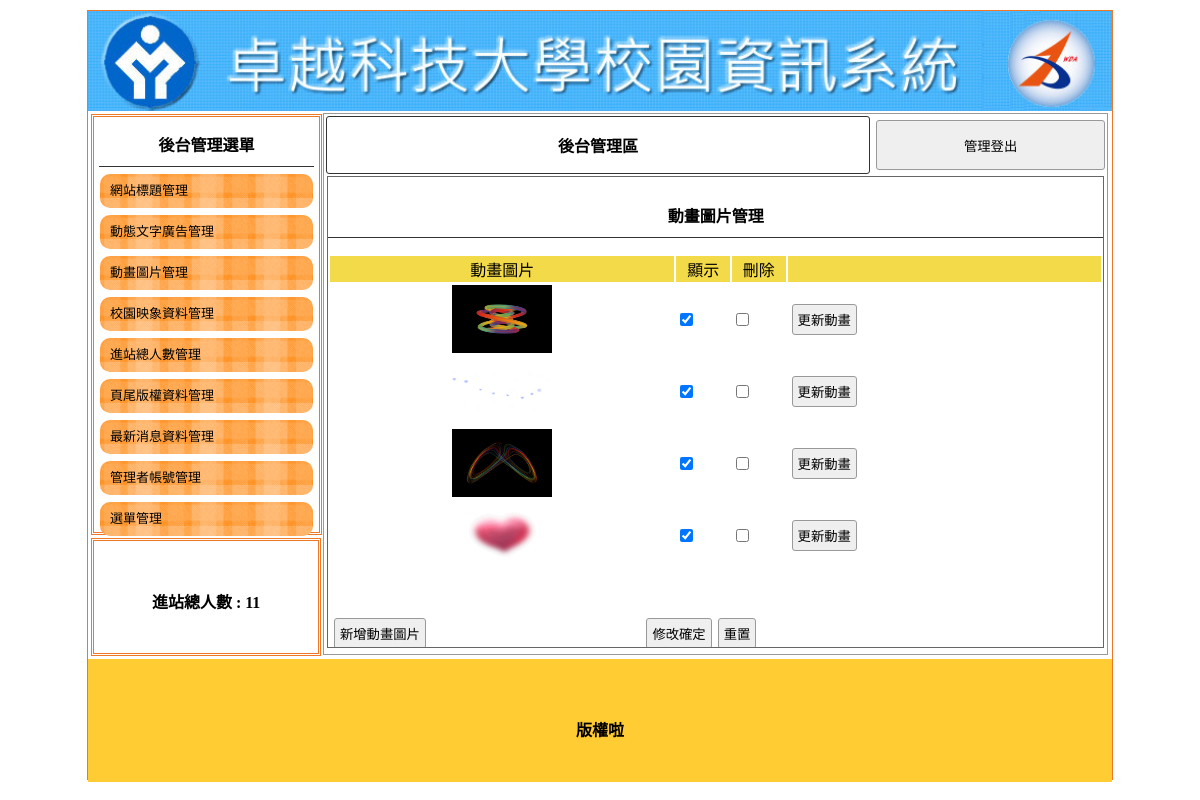
The page /backend.php?do=mvim on the database its author committed.
### tables this page shows
CREATE TABLE `home` (
  `id` int(10) UNSIGNED NOT NULL,
  `img` text NOT NULL,
  `text` text NOT NULL,
  `sh` int(11) NOT NULL DEFAULT 0
);

CREATE TABLE `total` (
  `id` int(10) UNSIGNED NOT NULL,
  `total` int(11) NOT NULL
);

CREATE TABLE `mvim` (
  `id` int(10) UNSIGNED NOT NULL,
  `img` text NOT NULL,
  `sh` int(11) NOT NULL DEFAULT 1
);

CREATE TABLE `bottom` (
  `id` int(10) UNSIGNED NOT NULL,
  `text` text NOT NULL
);

### base.php (called while the page is built, shortened)
<?php session_start();
class DB
{
  private $dns = "mysql:host=localhost;charset=utf8;dbname=db01-2", $table, $pdo, $root = "root", $pw = '';
  function __construct($table)
  {
    $this->table = $table;
    $this->pdo = new PDO($this->dns, $this->root, $this->pw);
  }
  function all(...$arg)
  {
    $sql = "SELECT * FROM $this->table ";
    return $this->pdo->query($sql)->fetchAll();
  }
  function find($id)
  {
    $sql = "SELECT * FROM $this->table ";
    if (is_array($id)) {
      foreach ($id as $k => $v) {
        $tmp[] = sprintf("`%s` = '%s'", $k, $v);
      }
      $sql = $sql . " WHERE " . implode(" && ", $tmp);
    } else {
      $sql = $sql ." WHERE `id` = '$id'";
    }
    return $this->pdo->query($sql)->fetch(PDO::FETCH_ASSOC);
  }
  function save($ar)
  {
    if (isset($ar['id'])) {
      foreach ($ar as $k => $v) {
        if($k != 'id')$tmp[] = sprintf("`%s` = '%s'", $k, $v);
      }
      $sql ="UPDATE $this->table SET " . implode(" , ", $tmp) . " WHERE `id` = '{$ar['id']}'";
    } else {
      $sql ="INSERT INTO $this->table (`".implode("`,`",array_keys($ar)) . "`) VALUES ('" .implode("','",$ar) ."')" ;
    }
    return $this->pdo->exec($sql);
  }
}
$Home=new DB('home');
$Mvim=new DB('mvim');
$Total=new DB('total');
$Bottom=new DB('bottom');

### back/mvim.php (the view, shortened to what this page needs)
    <div style="width:99%; height:87%; margin:auto; overflow:auto; border:#666 1px solid;">
      <p class="t cent botli">動畫圖片管理</p>
      <form method="post" action="../api/manage.php">
        <table width="100%">
          <tbody>
            <tr class="yel">
              <td width="45%">動畫圖片</td>
              <td width="7%">顯示</td>
              <td width="7%">刪除</td>
              <td></td>
            </tr>
            <?php $rows=$Mvim->all();
              foreach($rows as $row){
                printf('<tr> <td class="cent"><img src="../icon/%s" style="width: 100px;height:68px"></td>',$row['img']);
                printf('<td><input type="checkbox" name="sh[]" value="%s" %s></td>',$row['id'],($row['sh']==1)?'checked':'');
                printf('<td><input type="checkbox" name="del[]" value="%s"><input type="hidden" name="id[]" value="%s"></td>',$row['id'],$row['id']);
                printf('<td><input type="button" onclick="op(\'#cover\',\'#cvr\',\'%s\')" value="更新動畫"></td></tr>','../window/mvim.php?id='.$row['id']);
              }
            ?>
          </tbody>
        </table>
        <table style="margin-top:40px; width:70%;">
          <tbody>
            <tr>
              <td width="200px"><input type="button" onclick="op('#cover','#cvr','../window/mvim.php')" value="新增動畫圖片"></td>
              <td class="cent"><input type="submit" value="修改確定"><input type="reset" value="重置"></td>
            </tr>
          </tbody>
        </table>
      </form>
    </div>
</div>

### backend.php (shortened to what this page needs)
<?php include_once 'base.php' ?>
<!DOCTYPE html PUBLIC "-//W3C//DTD XHTML 1.0 Transitional//EN" "http://www.w3.org/TR/xhtml1/DTD/xhtml1-transitional.dtd">
<html xmlns="http://www.w3.org/1999/xhtml">
<head>
  <link href="css.css" rel="stylesheet" type="text/css">
</head>
<body>
  <div id="main">
    <a title="" href="/index.php">
      <div class="ti" style="background:url('./icon/<?=$Home->find(['sh'=>1])['img']?>'); background-size:cover;"></div>
    </a>
    <div id="ms">
      <div id="lf" style="float:left;">
        <div id="menuput" class="dbor">
          <span class="t botli">後台管理選單</span>
          <a style="color:#000; font-size:13px; text-decoration:none;" href="?do=home">
            <div class="mainmu">
              網站標題管理 </div>
          </a>
          <a style="color:#000; font-size:13px; text-decoration:none;" href="?do=ad">
            <div class="mainmu">
              動態文字廣告管理 </div>
          </a>
          <a style="color:#000; font-size:13px; text-decoration:none;" href="?do=mvim">
            <div class="mainmu">
              動畫圖片管理 </div>
          </a>
          <a style="color:#000; font-size:13px; text-decoration:none;" href="?do=image">
            <div class="mainmu">
              校園映象資料管理 </div>
          </a>
          <a style="color:#000; font-size:13px; text-decoration:none;" href="?do=total">
            <div class="mainmu">
              進站總人數管理 </div>
          </a>
          <a style="color:#000; font-size:13px; text-decoration:none;" href="?do=bottom">
            <div class="mainmu">
              頁尾版權資料管理 </div>
          </a>
          <a style="color:#000; font-size:13px; text-decoration:none;" href="?do=news">
            <div class="mainmu">
              最新消息資料管理 </div>
          </a>
          <a style="color:#000; font-size:13px; text-decoration:none;" href="?do=admin">
            <div class="mainmu">
              管理者帳號管理 </div>
          </a>
          <a style="color:#000; font-size:13px; text-decoration:none;" href="?do=menu">
            <div class="mainmu">
              選單管理 </div>
          </a>
        </div>
        <div class="dbor" style="margin:3px; width:95%; height:20%; line-height:100px;">
          <span class="t">進站總人數 :
          <?=$Total->find(1)['total']?> </span>
        </div>
      </div>
      <div class="di" style="height:540px; border:#999 1px solid; width:76.5%; margin:2px 0px 0px 0px; float:left; position:relative; left:20px;">
        <table width="100%">
          <tbody>
            <tr>
              <td style="width:70%;font-weight:800; border:#333 1px solid; border-radius:3px;" class="cent"><a href="?do=admin" style="color:#000; text-decoration:none;">後台管理區</a></td>
              <td><button onclick="document.cookie='user=';location.replace('/index.php')" style="width:99%; margin-right:2px; height:50px;">管理登出</button></td>
            </tr>
          </tbody>
        </table>
      <?php
        $do=$_GET['do']??'home';
        $file= "back/$do.php";
        include_once file_exists($file)?$file:'back/home.php';
      ?>
      </div>
    <div style="width:1024px; left:0px; position:relative; background:#FC3; margin-top:4px; height:123px; display:block;">
      <span class="t" style="line-height:123px;"><?=$Bottom->find(1)['text']?></span>
    </div>
  </div>
</body>
</html>

### css.css (style rules this page uses)
body { padding:0px; margin:0px; }
#main { width:1024px; height:768px; margin:10px auto 10px auto; border:#EE7728 1px solid; position:relative; }
.ti { width:100%; height:100px; position:relative; background-size:cover; background-repeat:no-repeat; }
.dbor { border:#EE7728 double 3px; margin:1px; padding:2px 10px 2px 10px; }
.t { font-weight:800; display:block; text-align:center; padding:10px 1px 10px 1px; }
.botli { border-bottom:#333 1px solid; }
.mainmu { position:relative; border-radius:10px; background:url(icon/menu.fw.png) center no-repeat; background-size:cover; line-height:30px; padding:2px 10px 2px 10px; margin:7px 1px 7px 1px; }
#lf { height:540px; width:21%; display:inline-block; }
#menuput { width:100%; height:75%; position:relative; padding:5px; display:block; margin: 3px; }
.di { display:inline-block; }
.cent { text-align:center; }
input,button { border:#999 1px solid; border-radius:3px; background:#EFEFEF; padding:5px; margin:3px; }
.yel td { background:#F3DA49; text-align:center; }

### rows shown on the page
home: img (picture)
total: total "11"
mvim: img (picture)
mvim: img (picture)
mvim: img (picture)
mvim: img (picture)
bottom: text "版權啦"
